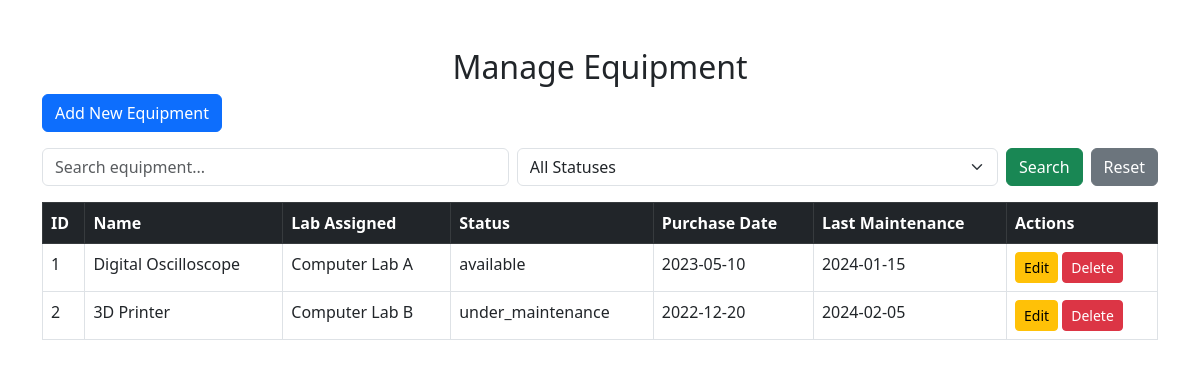
The page /manage_equipment.php (signed in) on the database its author committed.
### tables this page shows
CREATE TABLE equipment (
    equipment_id INT AUTO_INCREMENT PRIMARY KEY,
    equipment_name VARCHAR(100) NOT NULL,
    lab_id INT NOT NULL,
    status ENUM('available', 'in_use', 'under_maintenance') DEFAULT 'available',
    purchase_date DATE,
    last_maintenance DATE,
    FOREIGN KEY (lab_id) REFERENCES laboratories(lab_id) ON DELETE CASCADE
);

CREATE TABLE laboratories (
    lab_id INT AUTO_INCREMENT PRIMARY KEY,
    lab_name VARCHAR(100) NOT NULL,
    location VARCHAR(100) NOT NULL,
    capacity INT NOT NULL,
    status ENUM('available', 'occupied', 'maintenance') DEFAULT 'available'
);

### manage_equipment.php (the view, shortened to what this page needs)
<?php
include 'db_connect.php';
$search = isset($_GET['search']) ? trim($_GET['search']) : '';
$sql = "SELECT e.*, l.lab_name FROM equipment e JOIN laboratories l ON e.lab_id = l.lab_id WHERE 1=1";
$stmt = $conn->prepare($sql);
$stmt->execute();
$result = $stmt->get_result();
?>
<!DOCTYPE html>
<html lang="en">
<head>
    <link href="https://cdn.jsdelivr.net/npm/bootstrap@5.3.0/dist/css/bootstrap.min.css" rel="stylesheet">
</head>
<body>
    <div class="container mt-5">
        <h2 class="text-center">Manage Equipment</h2>
        <a href="add_equipment.php" class="btn btn-primary mb-3">Add New Equipment</a>
        <form method="GET" class="mb-3 d-flex gap-2">
            <input type="text" name="search" class="form-control" placeholder="Search equipment..." value="<?= htmlspecialchars($search); ?>">
            <select name="status" class="form-select">
                <option value="">All Statuses</option>
            </select>
            <button type="submit" class="btn btn-success">Search</button>
            <a href="manage_equipment.php" class="btn btn-secondary">Reset</a>
        </form>
        <table class="table table-bordered">
            <thead class="table-dark">
                <tr>
                    <th>ID</th>
                    <th>Name</th>
                    <th>Lab Assigned</th>
                    <th>Status</th>
                    <th>Purchase Date</th>
                    <th>Last Maintenance</th>
                    <th>Actions</th>
                </tr>
            </thead>
            <tbody>
                <?php while ($row = $result->fetch_assoc()): ?>
                    <tr>
                        <td><?= $row['equipment_id']; ?></td>
                        <td><?= htmlspecialchars($row['equipment_name']); ?></td>
                        <td><?= htmlspecialchars($row['lab_name']); ?></td>
                        <td><?= htmlspecialchars($row['status']); ?></td>
                        <td><?= htmlspecialchars($row['purchase_date']); ?></td>
                        <td><?= htmlspecialchars($row['last_maintenance']); ?></td>
                        <td>
                            <a href="edit_equipment.php?id=<?= $row['equipment_id']; ?>" class="btn btn-warning btn-sm">Edit</a>
                            <a href="delete_equipment.php?id=<?= $row['equipment_id']; ?>" class="btn btn-danger btn-sm"
                               onclick="return confirm('Are you sure you want to delete this equipment?');">
                               Delete
                            </a>
                        </td>
                    </tr>
                <?php endwhile; ?>
            </tbody>
        </table>
    </div>
</body>
</html>

### rows shown on the page
equipment: equipment_id "1", equipment_name "Digital Oscilloscope", lab.lab_name "Computer Lab A", status "available", purchase_date "2023-05-10", last_maintenance "2024-01-15"
equipment: equipment_id "2", equipment_name "3D Printer", lab.lab_name "Computer Lab B", status "under_maintenance", purchase_date "2022-12-20", last_maintenance "2024-02-05"
